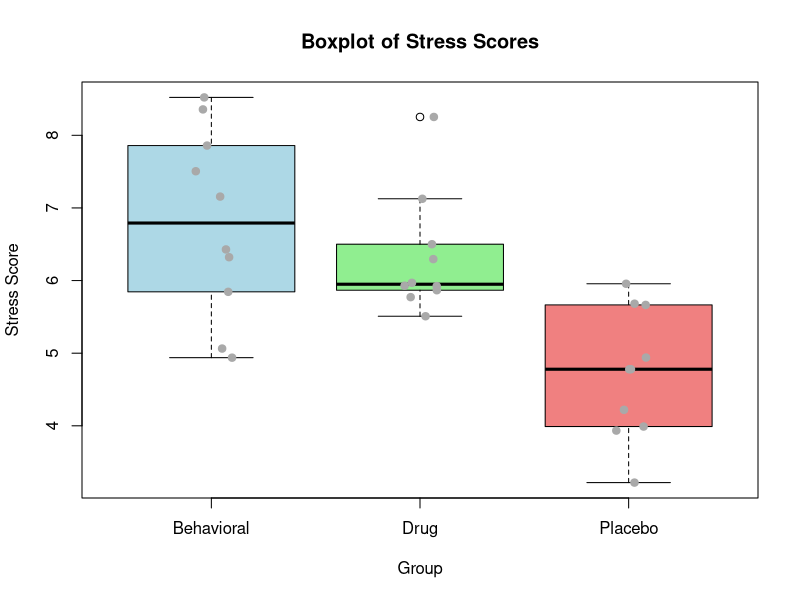
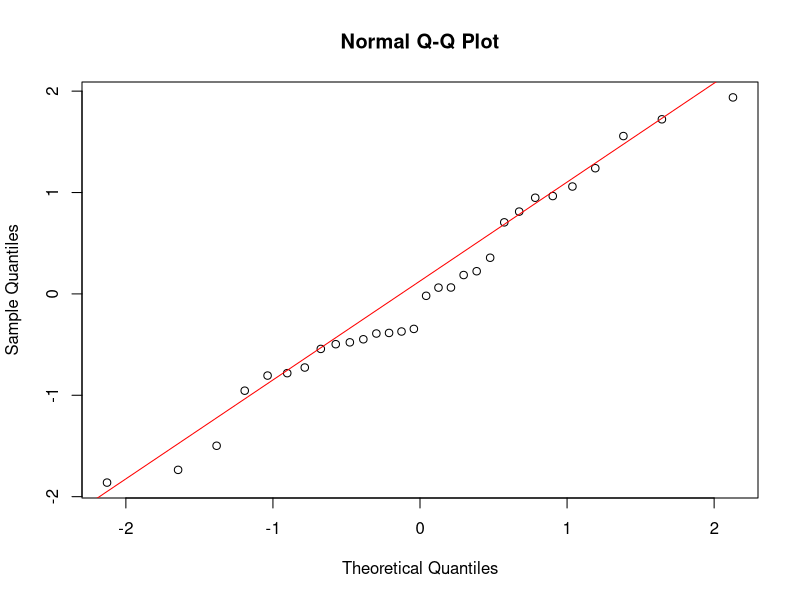
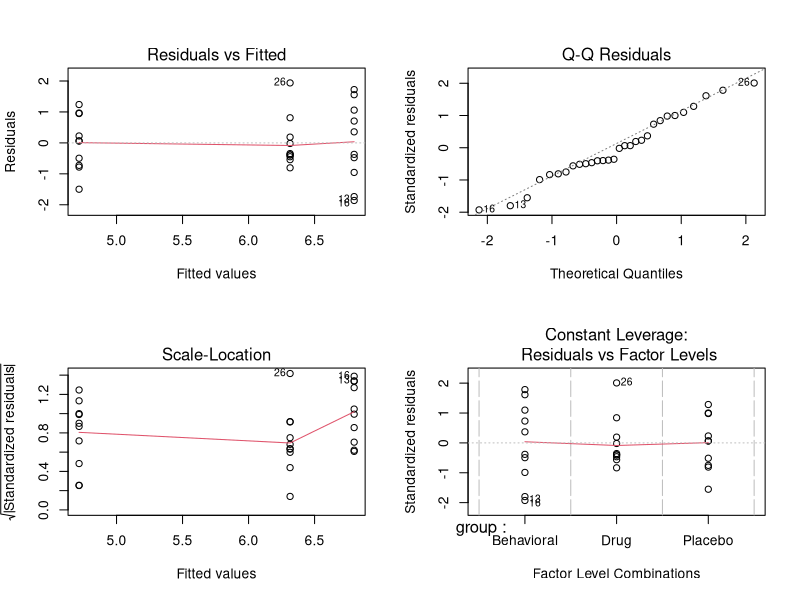
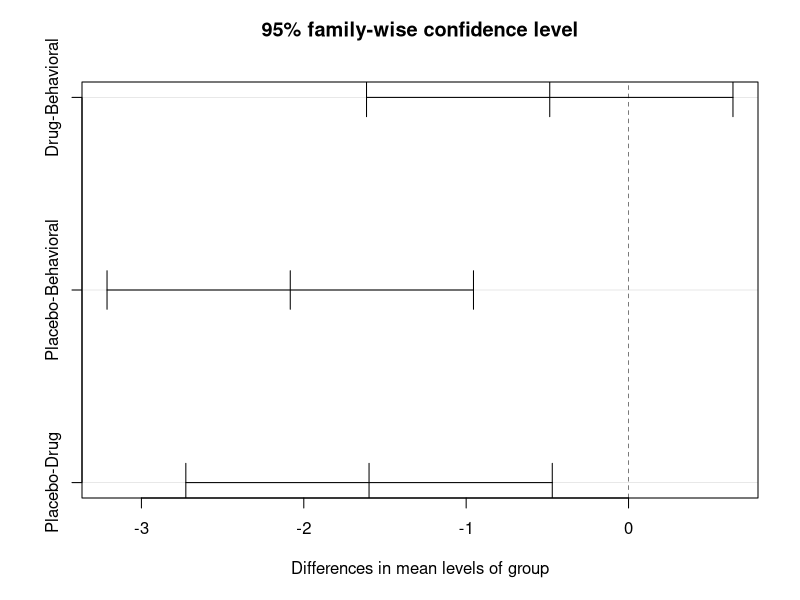
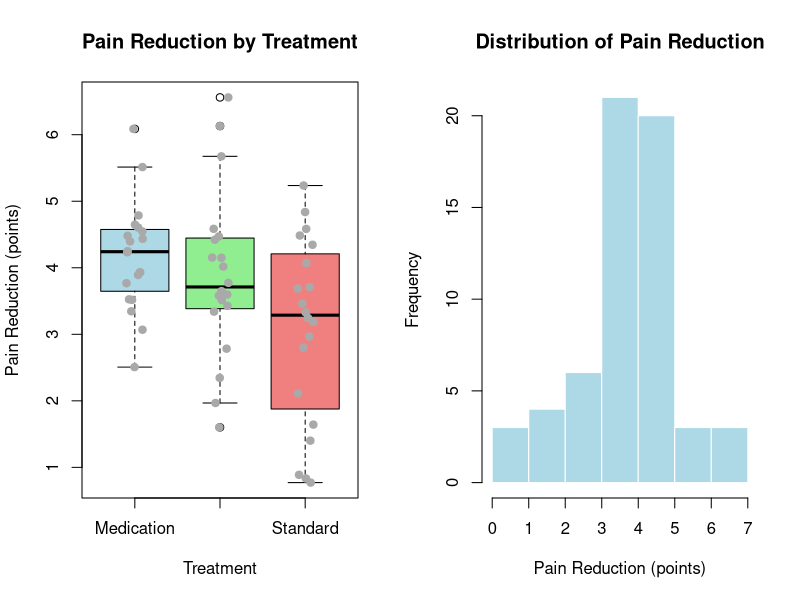
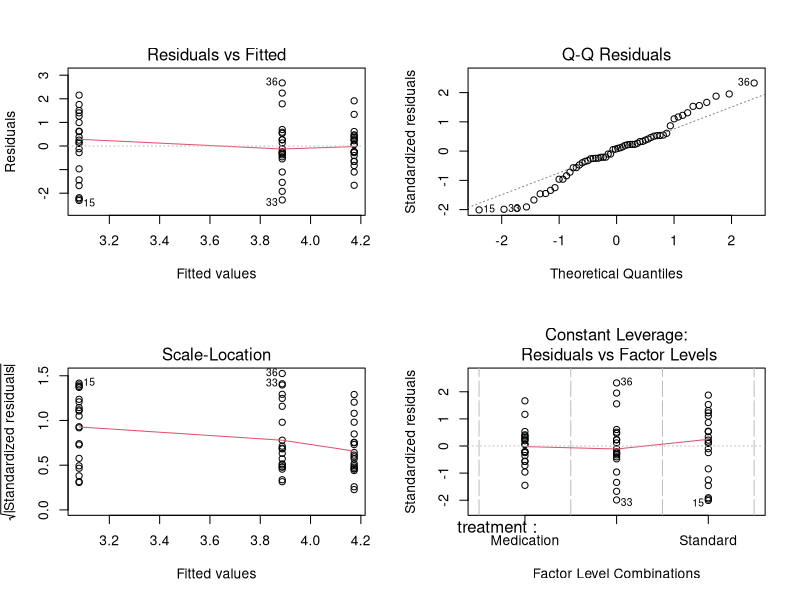
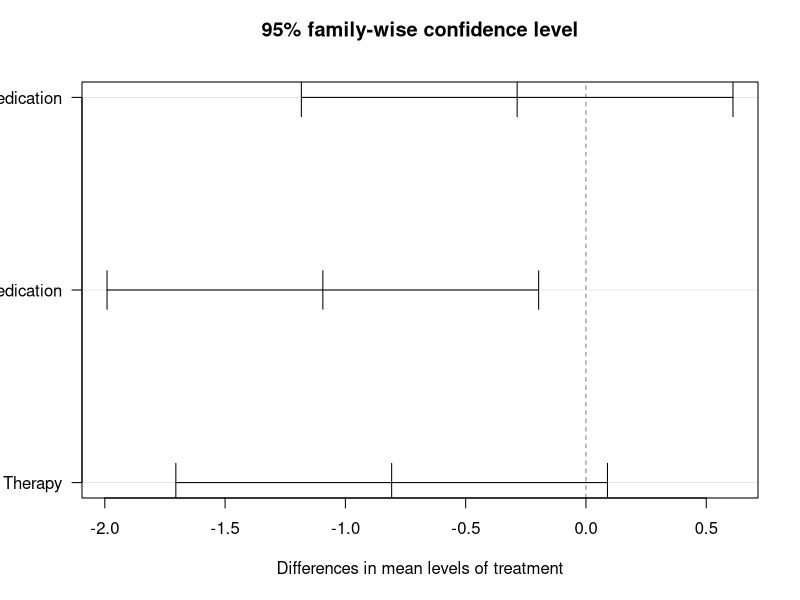

Write R code to recreate these figures, in order.
# R Code for introduction-to-anova.qmd

#------------------------------
# ```{r, eval=FALSE}
#------------------------------

# Example boxplot in R
data <- data.frame(
  group = rep(c("Placebo", "Behavioral", "Drug"), each = 10),
  stress = c(rnorm(10, 5, 1), rnorm(10, 7, 1), rnorm(10, 6, 1))
)

# Basic boxplot
boxplot(stress ~ group, 
        data = data, 
        main = "Boxplot of Stress Scores",
        xlab = "Group", 
        ylab = "Stress Score",
        col = c("lightblue", "lightgreen", "lightcoral"))

# Add individual points
stripchart(stress ~ group, 
           data = data, 
           vertical = TRUE, 
           method = "jitter",
           add = TRUE, 
           pch = 19, 
           col = "darkgray")

#------------------------------
# ```{r, eval=FALSE}
#------------------------------

# Fit ANOVA model
model <- aov(stress ~ group, data = data)

# View results
summary(model)

# The output shows:
# - Df: Degrees of freedom
# - Sum Sq: Sum of squares
# - Mean Sq: Mean squares
# - F value: F statistic
# - Pr(>F): P-value

#------------------------------
# ```{r, eval=FALSE}
#------------------------------

# Extract F-statistic
f_stat <- summary(model)[[1]]$`F value`[1]

# Extract p-value
p_value <- summary(model)[[1]]$`Pr(>F)`[1]

# Print results
cat("F-statistic:", f_stat, "\n")
cat("P-value:", p_value, "\n")

#------------------------------
# ```{r, eval=FALSE}
#------------------------------

# Check normality of residuals
shapiro.test(residuals(model))

# Q-Q plot for normality
qqnorm(residuals(model))
qqline(residuals(model), col = "red")

# Check homogeneity of variance (requires car package)
library(car)
leveneTest(stress ~ group, data = data)

# Diagnostic plots
par(mfrow = c(2, 2))
plot(model)
par(mfrow = c(1, 1))

#------------------------------
# ```{r, eval=FALSE}
#------------------------------

# If an assumption is violated, consider a sensitivity analysis.
# Kruskal-Wallis is a nonparametric alternative to one-way ANOVA.
kw_model <- kruskal.test(stress ~ group, data = data)
print(kw_model)

#------------------------------
# ```{r, eval=FALSE}
#------------------------------

# Tukey HSD post-hoc test
tukey_result <- TukeyHSD(model)
print(tukey_result)

# Plot the results
plot(tukey_result)

# The output shows:
# - diff: Difference in means
# - lwr, upr: 95% confidence interval
# - p adj: Adjusted p-value

#------------------------------
# ```{r, eval=FALSE}
#------------------------------

# Pairwise t-tests with Bonferroni adjustment
pairwise.t.test(data$stress, data$group, p.adjust.method = "bonferroni")

#------------------------------
# ```{r}
#------------------------------

# ============================================
# Complete ANOVA Example
# Research Question: Does treatment type affect pain reduction?
# ============================================

# Step 1: Load required packages
library(car)  # For Levene's test

# Step 2: Create or read data
set.seed(456)
pain_data <- data.frame(
  patient_id = 1:60,
  treatment = rep(c("Standard", "Physical Therapy", "Medication"), each = 20),
  pain_reduction = c(
    rnorm(20, mean = 2.5, sd = 1.2),  # Standard
    rnorm(20, mean = 4.2, sd = 1.3),  # Physical Therapy
    rnorm(20, mean = 3.8, sd = 1.1)   # Medication
  )
)

# Convert treatment to factor
pain_data$treatment <- factor(pain_data$treatment)

# Step 3: Explore the data
cat("=== Data Summary ===\n")
summary(pain_data)

cat("\n=== Sample Sizes ===\n")
table(pain_data$treatment)

cat("\n=== Descriptive Statistics by Group ===\n")
cat("Means:\n")
tapply(pain_data$pain_reduction, pain_data$treatment, mean)

cat("\nStandard Deviations:\n")
tapply(pain_data$pain_reduction, pain_data$treatment, sd)

# Step 4: Visualize the data
par(mfrow = c(1, 2))

# Boxplot
boxplot(pain_reduction ~ treatment,
        data = pain_data,
        main = "Pain Reduction by Treatment",
        xlab = "Treatment",
        ylab = "Pain Reduction (points)",
        col = c("lightblue", "lightgreen", "lightcoral"))

# Add points
stripchart(pain_reduction ~ treatment,
           data = pain_data,
           vertical = TRUE,
           method = "jitter",
           add = TRUE,
           pch = 19,
           col = "darkgray")

# Histogram of all data
hist(pain_data$pain_reduction,
     main = "Distribution of Pain Reduction",
     xlab = "Pain Reduction (points)",
     col = "lightblue",
     border = "white")

par(mfrow = c(1, 1))

# Step 5: Check assumptions
cat("\n=== Assumption Checks ===\n")

# Normality (overall)
cat("\nShapiro-Wilk Test for Normality:\n")
shapiro_test <- shapiro.test(pain_data$pain_reduction)
print(shapiro_test)

# Homogeneity of variance
cat("\nLevene's Test for Homogeneity of Variance:\n")
levene_test <- leveneTest(pain_reduction ~ treatment, data = pain_data)
print(levene_test)

# Step 6: Conduct ANOVA
cat("\n=== ANOVA Results ===\n")
anova_model <- aov(pain_reduction ~ treatment, data = pain_data)
anova_summary <- summary(anova_model)
print(anova_summary)

# Extract key values
f_value <- anova_summary[[1]]$`F value`[1]
p_value <- anova_summary[[1]]$`Pr(>F)`[1]

cat("\nF-statistic:", round(f_value, 3), "\n")
cat("P-value:", format.pval(p_value, digits = 3), "\n")

# Step 7: Check model diagnostics
cat("\n=== Model Diagnostics ===\n")
par(mfrow = c(2, 2))
plot(anova_model)
par(mfrow = c(1, 1))

# Step 8: Post-hoc tests (if ANOVA is significant)
if (p_value < 0.05) {
  cat("\n=== Post-hoc Analysis (Tukey HSD) ===\n")
  tukey_results <- TukeyHSD(anova_model)
  print(tukey_results)
  
  # Plot Tukey results
  plot(tukey_results, las = 1)
  
  cat("\n=== Pairwise Comparisons (Bonferroni) ===\n")
  pairwise_results <- pairwise.t.test(pain_data$pain_reduction, 
                                       pain_data$treatment, 
                                       p.adjust.method = "bonferroni")
  print(pairwise_results)
} else {
  cat("\nANOVA not significant (p >= 0.05). Post-hoc tests not needed.\n")
}

# Step 9: Effect size (eta-squared)
ss_between <- anova_summary[[1]]$`Sum Sq`[1]
ss_total <- sum(anova_summary[[1]]$`Sum Sq`)
eta_squared <- ss_between / ss_total

cat("\n=== Effect Size ===\n")
cat("Eta-squared:", round(eta_squared, 3), "\n")
cat("Interpretation: ", 
    ifelse(eta_squared < 0.01, "negligible",
           ifelse(eta_squared < 0.06, "small",
                  ifelse(eta_squared < 0.14, "medium", "large"))), "\n")

# Step 10: Report results
cat("\n=== Summary for Reporting ===\n")
cat("A one-way ANOVA was conducted to compare pain reduction across three treatment groups.\n")
cat("The ANOVA was", ifelse(p_value < 0.05, "significant", "not significant"), 
    sprintf("F(%d, %d) = %.2f, p %s.\n",
            anova_summary[[1]]$Df[1],
            anova_summary[[1]]$Df[2],
            f_value,
            ifelse(p_value < 0.001, "< .001", paste("=", round(p_value, 3)))))

if (p_value < 0.05) {
  cat("Post-hoc comparisons using Tukey HSD indicated significant differences between groups.\n")
}

cat("\n=== Analysis Complete ===\n")
